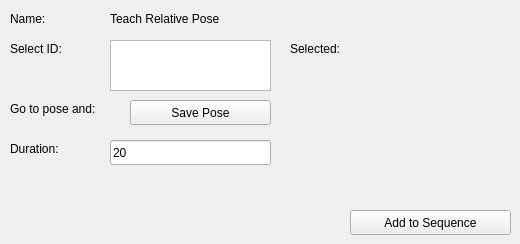
        <widget class="QWidget" name="page_7">
         <widget class="QLabel" name="label_47">
          <property name="geometry">
           <rect>
            <x>10</x>
            <y>140</y>
            <width>91</width>
            <height>17</height>
           </rect>
          </property>
          <property name="text">
           <string>Duration:</string>
          </property>
         </widget>
         <widget class="QLabel" name="label_48">
          <property name="geometry">
           <rect>
            <x>10</x>
            <y>10</y>
            <width>91</width>
            <height>17</height>
           </rect>
          </property>
          <property name="text">
           <string>Name:</string>
          </property>
         </widget>
         <widget class="QLabel" name="label_49">
          <property name="geometry">
           <rect>
            <x>110</x>
            <y>10</y>
            <width>151</width>
            <height>17</height>
           </rect>
          </property>
          <property name="text">
           <string>Teach Relative Pose</string>
          </property>
         </widget>
         <widget class="QPushButton" name="pushButton_29">
          <property name="geometry">
           <rect>
            <x>130</x>
            <y>100</y>
            <width>141</width>
            <height>25</height>
           </rect>
          </property>
          <property name="text">
           <string>Save Pose</string>
          </property>
         </widget>
         <widget class="QListWidget" name="listWidget_6">
          <property name="geometry">
           <rect>
            <x>110</x>
            <y>40</y>
            <width>161</width>
            <height>51</height>
           </rect>
          </property>
         </widget>
         <widget class="QLabel" name="label_50">
          <property name="geometry">
           <rect>
            <x>10</x>
            <y>40</y>
            <width>91</width>
            <height>17</height>
           </rect>
          </property>
          <property name="text">
           <string>Select ID:</string>
          </property>
         </widget>
         <widget class="QLabel" name="label_51">
          <property name="geometry">
           <rect>
            <x>290</x>
            <y>40</y>
            <width>91</width>
            <height>17</height>
           </rect>
          </property>
          <property name="text">
           <string>Selected: </string>
          </property>
         </widget>
         <widget class="QLabel" name="label_52">
          <property name="geometry">
           <rect>
            <x>380</x>
            <y>40</y>
            <width>91</width>
            <height>17</height>
           </rect>
          </property>
          <property name="text">
           <string/>
          </property>
         </widget>
         <widget class="QLabel" name="label_53">
          <property name="geometry">
           <rect>
            <x>10</x>
            <y>100</y>
            <width>121</width>
            <height>17</height>
           </rect>
          </property>
          <property name="text">
           <string>Go to pose and: </string>
          </property>
         </widget>
         <widget class="QPushButton" name="pushButton_30">
          <property name="geometry">
           <rect>
            <x>350</x>
            <y>210</y>
            <width>161</width>
            <height>25</height>
           </rect>
          </property>
          <property name="text">
           <string>Add to Sequence</string>
          </property>
         </widget>
         <widget class="QLineEdit" name="lineEdit_26">
          <property name="geometry">
           <rect>
            <x>110</x>
            <y>140</y>
            <width>161</width>
            <height>25</height>
           </rect>
          </property>
          <property name="text">
           <string>20</string>
          </property>
         </widget>
        </widget>
